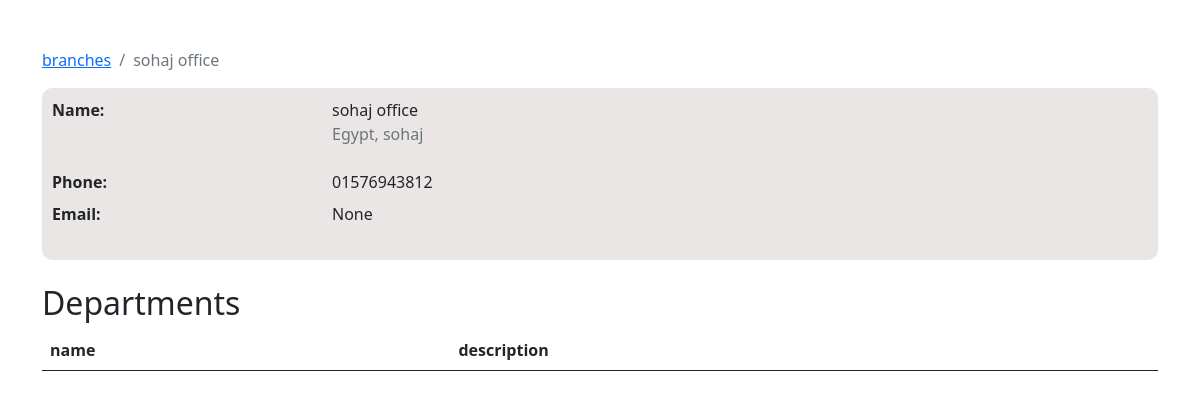
The page /branch/4 on the database its author committed.
### company/models.py (models this page shows, shortened)
class Branch(models.Model):
    name = models.CharField(max_length=50)
    address = models.CharField(max_length=100, help_text="enter full address")
    phone = models.CharField(max_length=12, null = True)
    email = models.EmailField(max_length=50, null = True)

### company/views.py (the view)
# urls.py: path('branch/<int:branch_id>',views.branchDetails,name="branchesDetails"),
def branchDetails(request, branch_id):
    branch = Branch.objects.get(id=branch_id)
    departments = branch.departmentsBranch.all()
    context = {'branch':branch, 'departments':departments}
    return render(request, 'company/branchDetails.html', context)

### company/templates/company/branchDetails.html (shortened to what this page needs)
{% extends 'base.html'%}
{% block breadcrumb%}
    <li class="breadcrumb-item active" aria-current="page"><a href="{% url 'branches' %}">branches</a></li>
    <li class="breadcrumb-item active" aria-current="page">{{branch.name}}</li>
{%endblock%}
{% block content%}
        <div style="background-color: rgb(235, 230, 230);border: 10px solid rgb(235, 230, 230);border-radius: 10px;">
            <dl class="row ml-4">
                <dt class="col-sm-3">Name:</dt>
                <dd class="col-sm-9">{{branch.name}} <br/> <p class="text-muted">{{branch.address}}</p></dd>
                <dt class="col-sm-3">Phone:</dt>
                <dd class="col-sm-9">{{branch.phone}}</dd>
                <dt class="col-sm-3">Email:</dt>
                <dd class="col-sm-9">{{branch.email}}</dd>
            </dl>
        </div>
        <br/>
        <h2>Departments</h2>
        <table class="table ">
            <thead class="thead-dark">
                <th>name</th>
                <th>description</th>
            </thead>
        </table>
{%endblock%}

### rows shown on the page
Branch: name "sohaj office", address "Egypt, sohaj", phone "01576943812", email "None"
